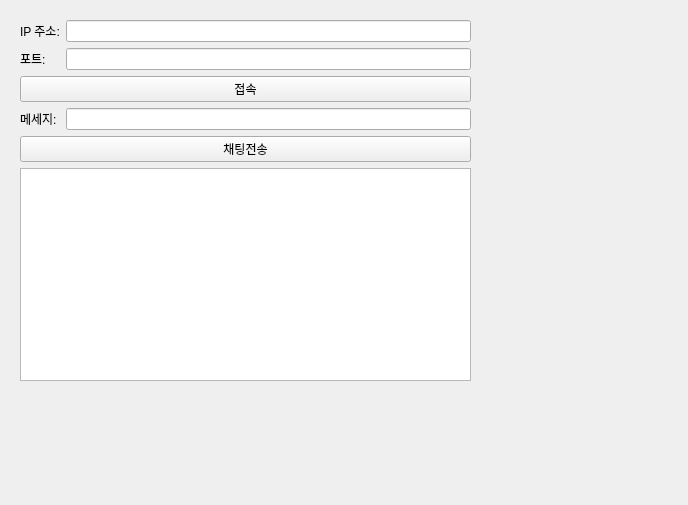
<?xml version="1.0" encoding="UTF-8"?>
<ui version="4.0">
 <class>Widget</class>
 <widget class="QWidget" name="Widget">
  <property name="geometry">
   <rect>
    <x>0</x>
    <y>0</y>
    <width>688</width>
    <height>505</height>
   </rect>
  </property>
  <property name="windowTitle">
   <string>Widget</string>
  </property>
  <widget class="QWidget" name="gridLayoutWidget">
   <property name="geometry">
    <rect>
     <x>10</x>
     <y>10</y>
     <width>471</width>
     <height>381</height>
    </rect>
   </property>
   <layout class="QGridLayout" name="gridLayout">
    <property name="leftMargin">
     <number>10</number>
    </property>
    <property name="topMargin">
     <number>10</number>
    </property>
    <property name="rightMargin">
     <number>10</number>
    </property>
    <property name="bottomMargin">
     <number>10</number>
    </property>
    <item row="2" column="0" colspan="2">
     <widget class="QPushButton" name="connectButton">
      <property name="text">
       <string>접속</string>
      </property>
     </widget>
    </item>
    <item row="4" column="0" colspan="2">
     <widget class="QPushButton" name="sendButton">
      <property name="text">
       <string>채팅전송</string>
      </property>
     </widget>
    </item>
    <item row="5" column="0" colspan="2">
     <widget class="QListWidget" name="listWidget">
      <property name="autoScroll">
       <bool>false</bool>
      </property>
      <property name="autoScrollMargin">
       <number>3</number>
      </property>
      <property name="defaultDropAction">
       <enum>Qt::IgnoreAction</enum>
      </property>
      <property name="movement">
       <enum>QListView::Static</enum>
      </property>
     </widget>
    </item>
    <item row="1" column="1">
     <widget class="QLineEdit" name="portLineEdit">
      <property name="minimumSize">
       <size>
        <width>200</width>
        <height>0</height>
       </size>
      </property>
     </widget>
    </item>
    <item row="0" column="1">
     <widget class="QLineEdit" name="ipLineEdit">
      <property name="minimumSize">
       <size>
        <width>200</width>
        <height>0</height>
       </size>
      </property>
     </widget>
    </item>
    <item row="0" column="0">
     <widget class="QLabel" name="label">
      <property name="text">
       <string>IP 주소:</string>
      </property>
     </widget>
    </item>
    <item row="1" column="0">
     <widget class="QLabel" name="label_3">
      <property name="text">
       <string>포트:</string>
      </property>
     </widget>
    </item>
    <item row="3" column="1">
     <widget class="QLineEdit" name="messageLineEdit"/>
    </item>
    <item row="3" column="0">
     <widget class="QLabel" name="label_2">
      <property name="text">
       <string>메세지:</string>
      </property>
     </widget>
    </item>
   </layout>
  </widget>
 </widget>
 <layoutdefault spacing="6" margin="11"/>
 <resources/>
 <connections/>
</ui>
